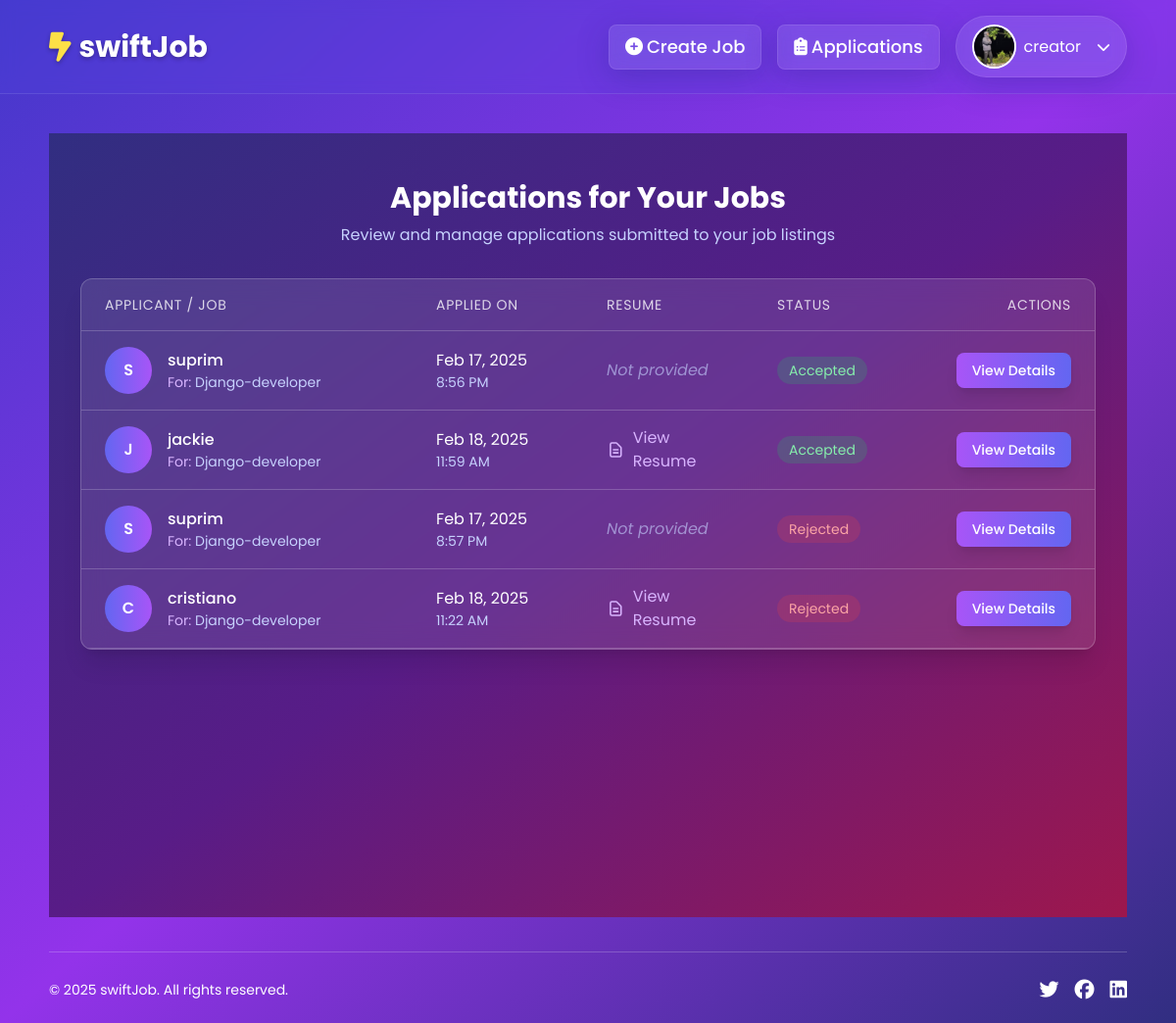
Page /application/applications/ (signed in) on the earlier database version.
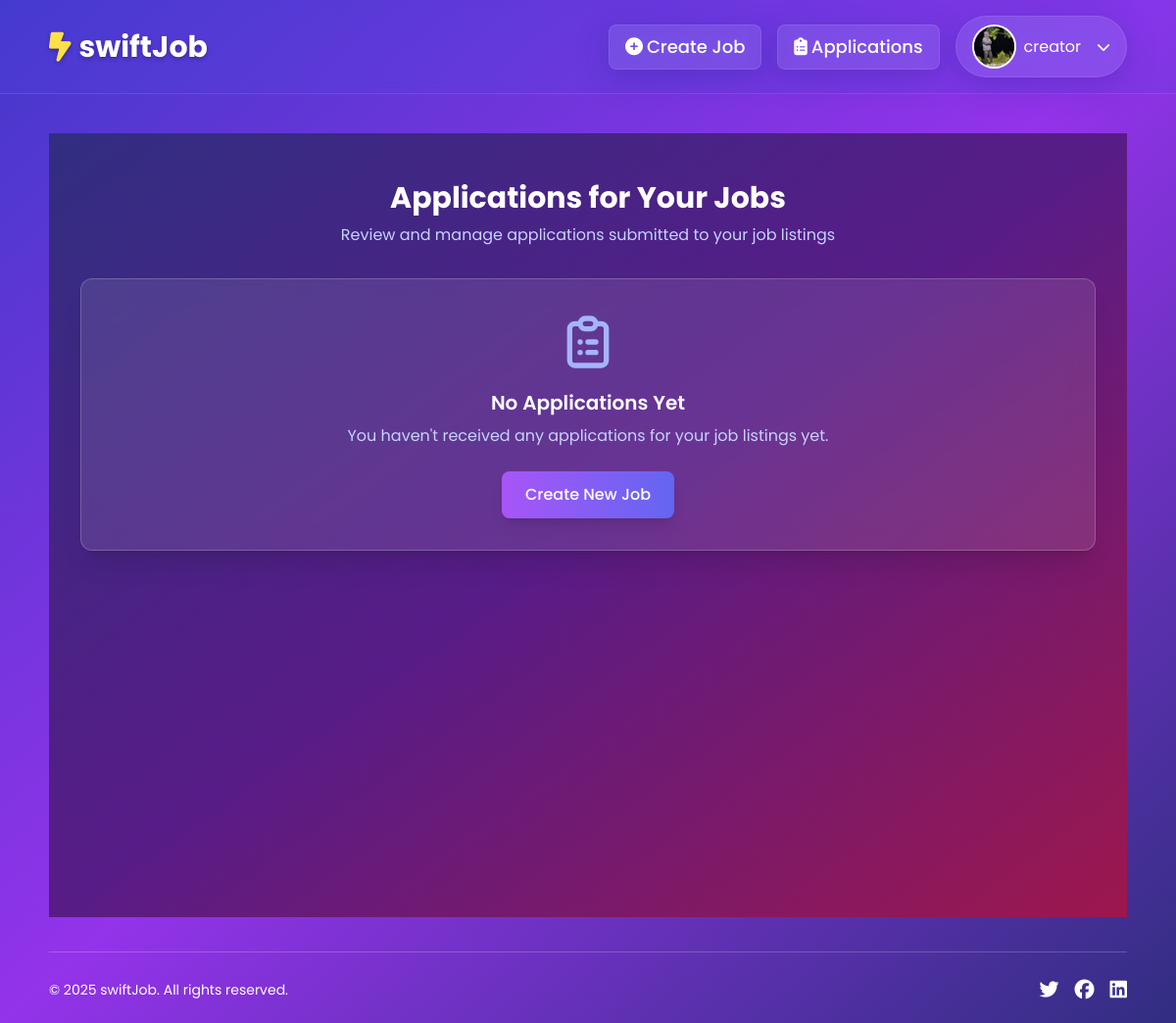
Same page on the later database version.
### application/models.py (models this page shows, shortened)
class Apply(models.Model):
    STATUS_CHOICES = [
        ('in_progress', 'In Progress'),
        ('accepted', 'Accepted'),
        ('rejected', 'Rejected')
    ]
    job = models.ForeignKey(JobCreation, on_delete=models.CASCADE)
    applicant = models.ForeignKey(User,on_delete=models.CASCADE)
    cover_letter = models.TextField()
    resume = models.FileField(upload_to='resume/',null=True,blank=True)
    date_applied = models.DateTimeField(auto_now_add=True)
    status = models.CharField(max_length=20, choices=STATUS_CHOICES, default='in_progress')

### job/models.py (models this page shows, shortened)
class JobCreation(models.Model):
    job_creator = models.ForeignKey(User, on_delete=models.CASCADE)
    job_title = models.CharField(max_length=200)
    category = models.ForeignKey(Category, on_delete=models.CASCADE)
    job_description = models.TextField()
    min_price = models.IntegerField(validators=[MinValueValidator(0)],default=0)
    max_price = models.IntegerField(validators=[MinValueValidator(0)])
    min_time = models.IntegerField(validators=[MinValueValidator(0)])
    max_time = models.IntegerField(validators=[MinValueValidator(0)])
    location = models.CharField(max_length=50,null=True,blank=True)
    required_skills = models.ManyToManyField(Skill)
    experience = models.ForeignKey(Experience, on_delete=models.SET_NULL,null=True,blank=True)
    created_at = models.DateTimeField(auto_now_add=True)
    slug = models.SlugField(unique=True,null=True,blank=True)

### application/views.py (the view)
# urls.py: path('applications/',views.application_view,name='applications') ,
@login_required
def application_view(request):
    jobs = JobCreation.objects.filter(job_creator=request.user)
    applications = Apply.objects.filter(job__in=jobs).annotate(
        status_order=Case(
            When(status='in_progress', then=Value(1)),
            When(status='accepted', then=Value(2)),
            When(status='rejected', then=Value(3)),
            output_field=IntegerField(),
        )
    ).order_by('status_order')
    context = {
        'applications':applications
    }
    return render(request,'application/application.html',context)

### application/templates/application/application.html (shortened to what the changed rows need)
{% extends 'base.html' %}
{% load static %}
{% block content %}
<div class="min-h-screen bg-gradient-to-br from-indigo-900 via-purple-900 to-pink-800 py-12 px-4 sm:px-6 lg:px-8">
    <div class="max-w-6xl mx-auto">
        <div class="mb-8 text-center">
            <h1 class="text-3xl font-bold text-white mb-2">Applications for Your Jobs</h1>
        </div>
        {% if applications %}
            <div class="backdrop-blur-md bg-white/10 rounded-xl shadow-xl overflow-hidden border border-white/20">
                <div class="hidden md:flex text-sm text-white/80 uppercase tracking-wider border-b border-white/20">
                    <div class="w-2/5 px-6 py-4">Applicant / Job</div>
                    <div class="w-1/5 px-6 py-4">Applied On</div>
                    <div class="w-1/5 px-6 py-4">Resume</div>
                    <div class="w-1/5 px-6 py-4">Status</div>
                    <div class="w-1/5 px-6 py-4 text-right">Actions</div>
                </div>
                {% for application in applications %}
                <div class="border-b border-white/20 hover:bg-white/5 transition duration-150">
                    <div class="hidden md:flex items-center py-4">
                        <div class="w-2/5 px-6">
                            <div class="flex items-center">
                                <div class="flex-shrink-0 h-12 w-12 rounded-full bg-gradient-to-r from-indigo-500 to-purple-500 flex items-center justify-center text-white font-semibold">
                                    {{ application.applicant.username|first|upper }}
                                </div>
                                <div class="ml-4">
                                    <div class="font-medium text-white">{{ application.applicant.get_full_name|default:application.applicant.username }}</div>
                                    <div class="text-sm text-indigo-200">
                                        <span class="text-purple-300">For:</span> {{ application.job.job_title }}
                                    </div>
                                </div>
                            </div>
                        </div>
                        <div class="w-1/5 px-6">
                            <div class="text-white">{{ application.date_applied|date:"M d, Y" }}</div>
                            <div class="text-sm text-indigo-200">{{ application.date_applied|time:"g:i A" }}</div>
                        </div>
                        <div class="w-1/5 px-6">
                            {% if application.resume %}
                                <a href="{{ application.resume.url }}" target="_blank" class="text-purple-300 hover:text-purple-200 flex items-center group">
                                    View Resume
                                </a>
                            {% else %}
                                <span class="text-indigo-200/60 italic">Not provided</span>
                            {% endif %}
                        </div>
                        <div class="w-1/5 px-6">
                            {% if application.status == 'in_progress' %}
                                <span class="bg-yellow-500 bg-opacity-20 text-yellow-300 text-sm px-3 py-1 rounded-full">Pending</span>
                            {% elif application.status == 'reviewing' %}
                                <span class="bg-blue-500 bg-opacity-20 text-blue-300 text-sm px-3 py-1 rounded-full">Reviewing</span>
                            {% elif application.status == 'accepted' %}
                                <span class="bg-green-500 bg-opacity-20 text-green-300 text-sm px-3 py-1 rounded-full">Accepted</span>
                            {% elif application.status == 'rejected' %}
                                <span class="bg-red-500 bg-opacity-20 text-red-300 text-sm px-3 py-1 rounded-full">Rejected</span>
                            {% endif %}
                        </div>
                        <div class="w-1/5 px-6 text-right">
                            <a href="{% url 'application:application-detail' application.id %}"
                               class="inline-flex items-center px-4 py-2 rounded-lg bg-gradient-to-r from-purple-500 to-indigo-500 hover:from-purple-600 hover:to-indigo-600 text-white text-sm font-medium transition-all duration-200 hover:scale-105 shadow-lg hover:shadow-purple-500/25">
                                View Details
                            </a>
                        </div>
                    </div>
                </div>
                {% endfor %}
            </div>
        {% else %}
            <div class="backdrop-blur-md bg-white/10 rounded-xl shadow-xl p-8 text-center border border-white/20">
                <h3 class="text-xl font-semibold text-white mb-2">No Applications Yet</h3>
                <p class="text-indigo-200 mb-6">You haven't received any applications for your job listings yet.</p>
                <a href="{% url 'job:job-creation-form' %}"
                   class="inline-flex items-center px-6 py-3 rounded-lg bg-gradient-to-r from-purple-500 to-indigo-500 hover:from-purple-600 hover:to-indigo-600 text-white font-medium transition-all duration-200 hover:scale-105 shadow-lg hover:shadow-purple-500/25">
                    Create New Job
                </a>
            </div>
        {% endif %}
    </div>
</div>
{% endblock %}

Differences in the rows shown:
removed Apply: applicant.username|first "S", applicant.get_full_name "suprim", job.job_title "Django-developer", date_applied "Feb 17, 2025", date_applied "8:56 PM", resume "Not provided", status "Accepted"
removed Apply: applicant.username|first "J", applicant.get_full_name "jackie", job.job_title "Django-developer", date_applied "Feb 18, 2025", date_applied "11:59 AM", status "Accepted"
removed Apply: applicant.username|first "S", applicant.get_full_name "suprim", job.job_title "Django-developer", date_applied "Feb 17, 2025", date_applied "8:57 PM", resume "Not provided", status "Rejected"
removed Apply: applicant.username|first "C", applicant.get_full_name "cristiano", job.job_title "Django-developer", date_applied "Feb 18, 2025", date_applied "11:22 AM", status "Rejected"
Other differences:
text no longer shown: "APPLICANT / JOB APPLIED ON RESUME STATUS ACTIONS"
text now shown: "No Applications Yet You haven't received any applications for your job listings yet. Create New Job"
